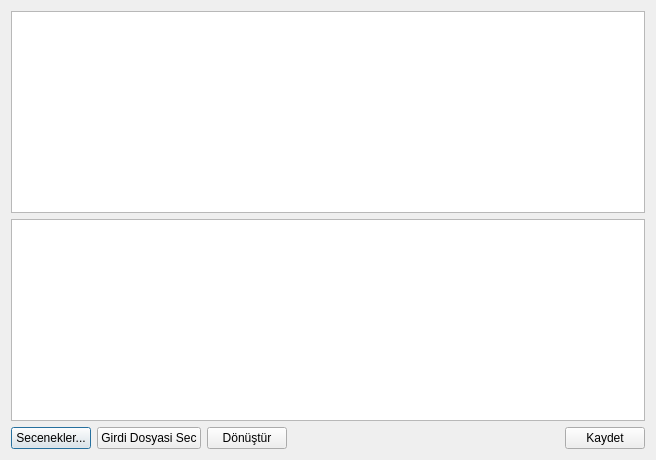
<?xml version="1.0" encoding="UTF-8"?>
<ui version="4.0">
 <class>dlgDerlem</class>
 <widget class="QDialog" name="dlgDerlem">
  <property name="geometry">
   <rect>
    <x>0</x>
    <y>0</y>
    <width>656</width>
    <height>460</height>
   </rect>
  </property>
  <property name="windowTitle">
   <string>Derlem Uygulamasi</string>
  </property>
  <layout class="QHBoxLayout" name="horizontalLayout_2">
   <item>
    <layout class="QVBoxLayout" name="verticalLayout">
     <item>
      <widget class="QPlainTextEdit" name="editGirdi"/>
     </item>
     <item>
      <widget class="QPlainTextEdit" name="editCikti"/>
     </item>
     <item>
      <layout class="QHBoxLayout" name="horizontalLayout">
       <item>
        <widget class="QPushButton" name="btnSecenekler">
         <property name="text">
          <string>Secenekler...</string>
         </property>
        </widget>
       </item>
       <item>
        <widget class="QPushButton" name="btnGirdiDosyasiSec">
         <property name="text">
          <string>Girdi Dosyasi Sec</string>
         </property>
        </widget>
       </item>
       <item>
        <widget class="QPushButton" name="btnDonustur">
         <property name="text">
          <string>Dönüştür</string>
         </property>
        </widget>
       </item>
       <item>
        <spacer name="horizontalSpacer_2">
         <property name="orientation">
          <enum>Qt::Horizontal</enum>
         </property>
         <property name="sizeHint" stdset="0">
          <size>
           <width>40</width>
           <height>20</height>
          </size>
         </property>
        </spacer>
       </item>
       <item>
        <widget class="QPushButton" name="btnKaydet">
         <property name="text">
          <string>Kaydet</string>
         </property>
        </widget>
       </item>
      </layout>
     </item>
    </layout>
   </item>
  </layout>
 </widget>
 <resources/>
 <connections>
  <connection>
   <sender>btnSecenekler</sender>
   <signal>clicked()</signal>
   <receiver>dlgDerlem</receiver>
   <slot>secenekler()</slot>
   <hints>
    <hint type="sourcelabel">
     <x>38</x>
     <y>431</y>
    </hint>
    <hint type="destinationlabel">
     <x>-3</x>
     <y>433</y>
    </hint>
   </hints>
  </connection>
  <connection>
   <sender>btnGirdiDosyasiSec</sender>
   <signal>clicked()</signal>
   <receiver>dlgDerlem</receiver>
   <slot>dosyasec()</slot>
   <hints>
    <hint type="sourcelabel">
     <x>181</x>
     <y>431</y>
    </hint>
    <hint type="destinationlabel">
     <x>200</x>
     <y>465</y>
    </hint>
   </hints>
  </connection>
  <connection>
   <sender>btnDonustur</sender>
   <signal>clicked()</signal>
   <receiver>dlgDerlem</receiver>
   <slot>donustur()</slot>
   <hints>
    <hint type="sourcelabel">
     <x>283</x>
     <y>428</y>
    </hint>
    <hint type="destinationlabel">
     <x>334</x>
     <y>436</y>
    </hint>
   </hints>
  </connection>
  <connection>
   <sender>btnKaydet</sender>
   <signal>clicked()</signal>
   <receiver>dlgDerlem</receiver>
   <slot>kaydet()</slot>
   <hints>
    <hint type="sourcelabel">
     <x>581</x>
     <y>436</y>
    </hint>
    <hint type="destinationlabel">
     <x>544</x>
     <y>425</y>
    </hint>
   </hints>
  </connection>
 </connections>
 <slots>
  <slot>secenekler()</slot>
  <slot>dosyasec()</slot>
  <slot>donustur()</slot>
  <slot>kaydet()</slot>
 </slots>
</ui>
